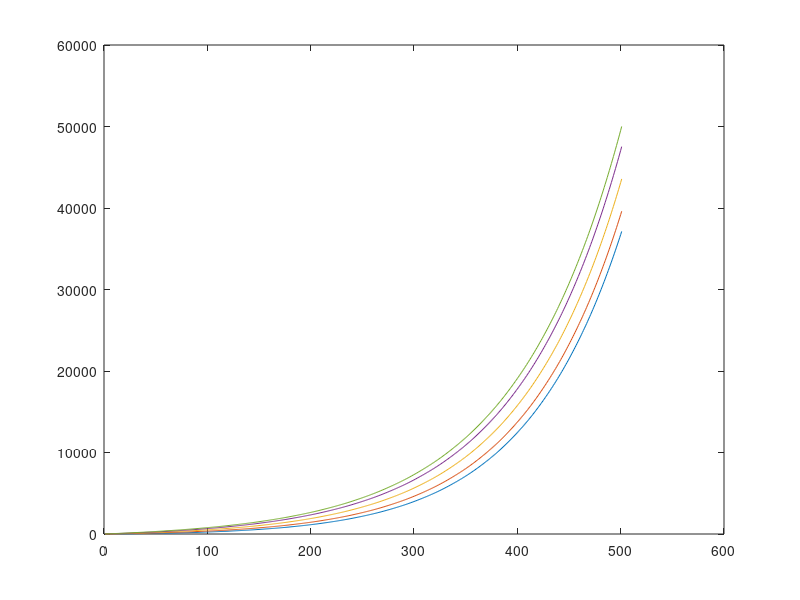

MATLAB code for this plot:
%% Second order consensus
clear all
clc

L = [1 -1 0 0 0;
    -1 2 -1 0 0;
    0 -1 2 -1 0;
    0 0 -1 2 -1;
    0 0 0 -1 1];

L2 = [eye(5) eye(5);
      -L -(L+eye(5)) + eye(5)];
  
x = [1 2 3 4 5]';

mu = [x; x./0.01];

for i = 1:500
    mu(:,i+1) = mu(:,i) + 0.01*L2*mu(:,i);
end

plot(mu(1:5,:)')